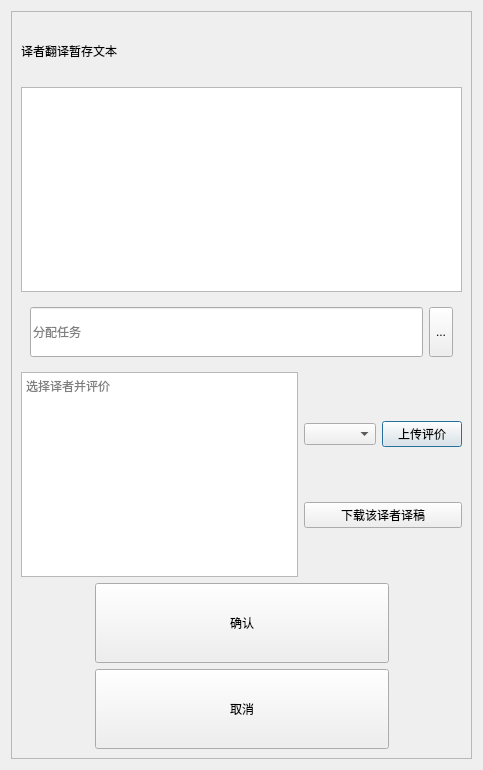
<?xml version="1.0" encoding="UTF-8"?>
<ui version="4.0">
 <class>Review_ui</class>
 <widget class="QDialog" name="Review_ui">
  <property name="geometry">
   <rect>
    <x>0</x>
    <y>0</y>
    <width>483</width>
    <height>770</height>
   </rect>
  </property>
  <property name="windowTitle">
   <string>Dialog</string>
  </property>
  <layout class="QVBoxLayout" name="verticalLayout_3">
   <item>
    <widget class="QFrame" name="frame">
     <property name="styleSheet">
      <string notr="true">#frame{
	border-image: url(:/new/prefix1/m_icon/58a6bf16282d2.png);}</string>
     </property>
     <property name="frameShape">
      <enum>QFrame::StyledPanel</enum>
     </property>
     <property name="frameShadow">
      <enum>QFrame::Raised</enum>
     </property>
     <layout class="QVBoxLayout" name="verticalLayout_2">
      <item>
       <widget class="QLabel" name="label">
        <property name="minimumSize">
         <size>
          <width>0</width>
          <height>60</height>
         </size>
        </property>
        <property name="text">
         <string>译者翻译暂存文本</string>
        </property>
       </widget>
      </item>
      <item>
       <widget class="QTableWidget" name="tableWidget"/>
      </item>
      <item>
       <widget class="QWidget" name="widget" native="true">
        <property name="minimumSize">
         <size>
          <width>0</width>
          <height>50</height>
         </size>
        </property>
        <layout class="QHBoxLayout" name="horizontalLayout_5">
         <item>
          <widget class="QLineEdit" name="lineEdit">
           <property name="minimumSize">
            <size>
             <width>0</width>
             <height>50</height>
            </size>
           </property>
           <property name="placeholderText">
            <string>分配任务</string>
           </property>
          </widget>
         </item>
         <item>
          <widget class="QToolButton" name="toolButton">
           <property name="minimumSize">
            <size>
             <width>0</width>
             <height>50</height>
            </size>
           </property>
           <property name="text">
            <string>...</string>
           </property>
          </widget>
         </item>
        </layout>
       </widget>
      </item>
      <item>
       <layout class="QHBoxLayout" name="horizontalLayout_2">
        <item>
         <widget class="QTextEdit" name="textEdit">
          <property name="minimumSize">
           <size>
            <width>0</width>
            <height>200</height>
           </size>
          </property>
          <property name="placeholderText">
           <string>选择译者并评价</string>
          </property>
         </widget>
        </item>
        <item>
         <layout class="QVBoxLayout" name="verticalLayout">
          <item>
           <layout class="QHBoxLayout" name="horizontalLayout">
            <item>
             <widget class="QComboBox" name="comboBox"/>
            </item>
            <item>
             <widget class="QPushButton" name="btnChoose">
              <property name="cursor">
               <cursorShape>PointingHandCursor</cursorShape>
              </property>
              <property name="text">
               <string>上传评价</string>
              </property>
             </widget>
            </item>
           </layout>
          </item>
          <item>
           <widget class="QPushButton" name="btnDownload">
            <property name="text">
             <string>下载该译者译稿</string>
            </property>
           </widget>
          </item>
         </layout>
        </item>
       </layout>
      </item>
      <item>
       <layout class="QHBoxLayout" name="horizontalLayout_3" stretch="1,4,1">
        <item>
         <spacer name="horizontalSpacer">
          <property name="orientation">
           <enum>Qt::Horizontal</enum>
          </property>
          <property name="sizeHint" stdset="0">
           <size>
            <width>40</width>
            <height>20</height>
           </size>
          </property>
         </spacer>
        </item>
        <item>
         <widget class="QPushButton" name="btnOK">
          <property name="minimumSize">
           <size>
            <width>0</width>
            <height>80</height>
           </size>
          </property>
          <property name="cursor">
           <cursorShape>PointingHandCursor</cursorShape>
          </property>
          <property name="text">
           <string>确认</string>
          </property>
         </widget>
        </item>
        <item>
         <spacer name="horizontalSpacer_2">
          <property name="orientation">
           <enum>Qt::Horizontal</enum>
          </property>
          <property name="sizeHint" stdset="0">
           <size>
            <width>40</width>
            <height>20</height>
           </size>
          </property>
         </spacer>
        </item>
       </layout>
      </item>
      <item>
       <layout class="QHBoxLayout" name="horizontalLayout_4" stretch="1,4,1">
        <item>
         <spacer name="horizontalSpacer_3">
          <property name="orientation">
           <enum>Qt::Horizontal</enum>
          </property>
          <property name="sizeHint" stdset="0">
           <size>
            <width>40</width>
            <height>20</height>
           </size>
          </property>
         </spacer>
        </item>
        <item>
         <widget class="QPushButton" name="btnCancel">
          <property name="minimumSize">
           <size>
            <width>0</width>
            <height>80</height>
           </size>
          </property>
          <property name="cursor">
           <cursorShape>PointingHandCursor</cursorShape>
          </property>
          <property name="text">
           <string>取消</string>
          </property>
         </widget>
        </item>
        <item>
         <spacer name="horizontalSpacer_4">
          <property name="orientation">
           <enum>Qt::Horizontal</enum>
          </property>
          <property name="sizeHint" stdset="0">
           <size>
            <width>40</width>
            <height>20</height>
           </size>
          </property>
         </spacer>
        </item>
       </layout>
      </item>
     </layout>
    </widget>
   </item>
  </layout>
 </widget>
 <resources/>
 <connections/>
</ui>
